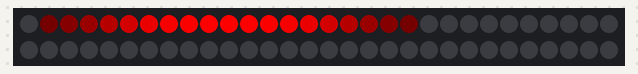
A sketch run on a simulated Arduino Uno, built with avr-gcc and run on an emulated ATmega328P. Parts: 60 RGB LEDs in strip order, left to right, continuing on the next row.

Above: at 0.15 s.
At 5.32 s:
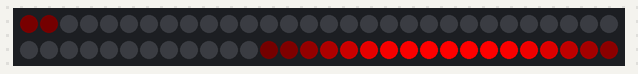
At 10.18 s:
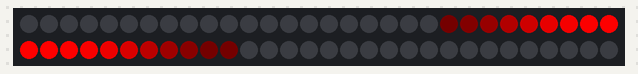
At 19.92 s:
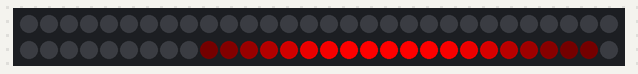
At 29.65 s:
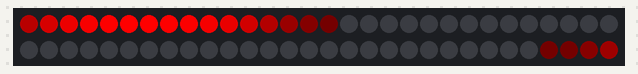
At 39.68 s:
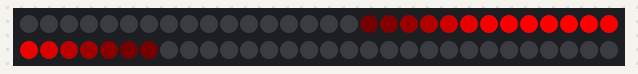

The sketch:

monowave_unicolor.ino
```cpp
#include <Adafruit_NeoPixel.h>
#include <FastLED.h>


/********BASIC SETTINGS********/

// the data pin for the NeoPixels
#define DATA_PIN 6

// How many LEDs we will be using, charge according to your needs
#define NUM_LEDS 60

//time for a full loop in milliseconds. e.g : 5000ms is 5s.
#define TIME_LOOP 7500

//size of the wave
//e.g : NUM_LEDS to have a wave of the size of your LED strip that you already defined
//20 (or anything else) to have a shorter wave than the length of your LED strip
#define waveLength 20

/*
 * Define the color of the wave. You can use RGB, HEX or HSV color.
 * Color values must be between 0 & 255.
 * e.g for red color:
 * RGB : const CRGB defaultColor = CRGB(255,0,0);
 * HEX : const CRGB defaultColor = CRGB(0xFF0000);
 * HSV : const CRGB defaultColor = CHSV(0,255,255);
 */
const CRGB defaultColor = CRGB(255, 0, 0);


/********ADVANCED SETTINGS********/

/*
 * HALF_WAVE_SIZE : size ratio of the first part of the wave. Second part would be the remaining space.
 * Used to determine the size and also the easing for the start and the end of the size.
 * Must be between 0 & 1
 */
#define HALF_WAVE_SIZE 0.5

/*
 * Define the Wave shape, choose one of the following choice.
 * SOFT : Smooth wave, recommended
 * HARD : Smooth with a deeper curve
 * LINEAR : Spike effect
 */
#define WAVE_TYPE SOFT


/******************CODE*****************/
/**************DO NOT TOUCH*************/
/*********unless you really need********/


#if WAVE_TYPE == SOFT
  #define WAVE_EASING CubicEaseInOut
#elif WAVE_TYPE == HARD
  #define WAVE_EASING QuinticEaseInOut
#else
  #define WAVE_EASING Linear
#endif

//time variable
unsigned long time;

//half wave size, used for a smooth effect later
const int halfWaveSize = waveLength * HALF_WAVE_SIZE ;

CRGB leds[NUM_LEDS];

void setup() {
  FastLED.addLeds<NEOPIXEL, DATA_PIN>(leds, NUM_LEDS);
  //strip.begin();  // initialize the strip
  //strip.show();   // make sure it is visible
  //strip.clear();  // Initialize all pixels to 'off'
  //strip.setBrightness(60);
  //Serial.begin(9600);
}

void loop() {
  renderLEDs();
}

void renderLEDs() {
  time = millis();

  for (int i = 0; i < NUM_LEDS; i++) {
    float delta = ((float)(time % TIME_LOOP) / TIME_LOOP) * NUM_LEDS;
    float v = getPixelValue(i, delta);

    int r = defaultColor.r * v;
    int g = defaultColor.g * v;
    int b = defaultColor.b * v;


    //used to prevent weird corlor variation.
    if (r == 0 && defaultColor.r > 0 && v>0)
      r = 1;
    if (g == 0 && defaultColor.g > 0 && v>0)
      g = 1;
    if (b == 0 && defaultColor.b > 0 && v>0)
      b = 1;

    leds[i] = CRGB(r , g , b);
  }

  FastLED.show();

}
float getPixelValue(int index, float deltaI) {
  float position = (index - deltaI);
  if (position < 0) {
    position = position + NUM_LEDS;
  }
  if (position >= 0 && position < waveLength) {
    if (position < (float)halfWaveSize) {

      float p = position / (halfWaveSize);
      return WAVE_EASING(p);
    }
    else if (position < waveLength) {
      float p = 1 - (position - halfWaveSize) / (halfWaveSize);
      return WAVE_EASING(p);
    }
  }
  else {
    return 0;
  }
}


/******************EASING FUNCTIONS*****************/
float Linear(float p){
  return p;
}
float CubicEaseInOut(float p)
{
  if (p < 0.5)
  {
    return 4 * p * p * p;
  }
  else
  {
    float f = ((2 * p) - 2);
    return 0.5 * f * f * f + 1;
  }
}

float QuinticEaseInOut(float p)
{
  if (p < 0.5)
  {
    return 16 * p * p * p * p * p;
  }
  else
  {
    float f = ((2 * p) - 2);
    return  0.5 * f * f * f * f * f + 1;
  }
}
```
